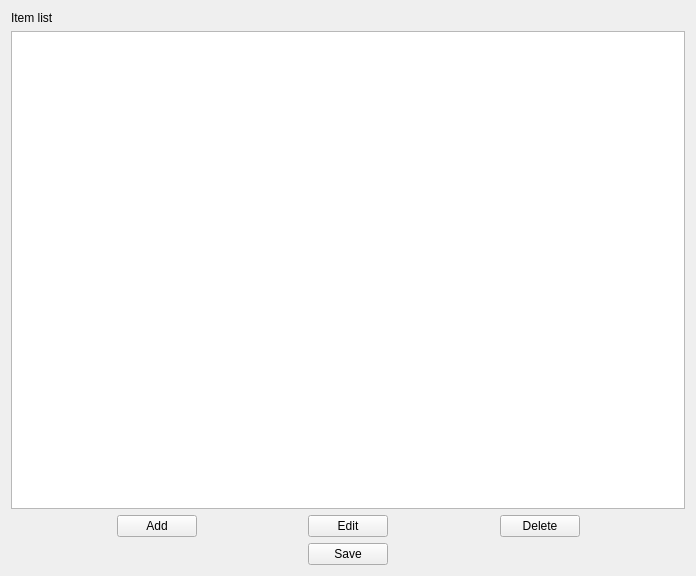
<?xml version="1.0" encoding="UTF-8"?>
<ui version="4.0">
 <class>MainWindow</class>
 <widget class="QMainWindow" name="MainWindow">
  <property name="geometry">
   <rect>
    <x>0</x>
    <y>0</y>
    <width>696</width>
    <height>576</height>
   </rect>
  </property>
  <property name="windowTitle">
   <string>Item editor</string>
  </property>
  <property name="windowIcon">
   <iconset resource="resources.qrc">
    <normaloff>:/icon.png</normaloff>:/icon.png</iconset>
  </property>
  <widget class="QWidget" name="centralWidget">
   <layout class="QHBoxLayout" name="horizontalLayout">
    <property name="spacing">
     <number>0</number>
    </property>
    <property name="margin">
     <number>0</number>
    </property>
    <item>
     <widget class="QStackedWidget" name="stackedWidget">
      <property name="currentIndex">
       <number>1</number>
      </property>
      <widget class="QWidget" name="page_welcome">
       <layout class="QVBoxLayout" name="verticalLayout">
        <item>
         <spacer name="verticalSpacer_2">
          <property name="orientation">
           <enum>Qt::Vertical</enum>
          </property>
          <property name="sizeHint" stdset="0">
           <size>
            <width>20</width>
            <height>164</height>
           </size>
          </property>
         </spacer>
        </item>
        <item>
         <layout class="QHBoxLayout" name="horizontalLayout_3">
          <item>
           <spacer name="horizontalSpacer">
            <property name="orientation">
             <enum>Qt::Horizontal</enum>
            </property>
            <property name="sizeHint" stdset="0">
             <size>
              <width>40</width>
              <height>20</height>
             </size>
            </property>
           </spacer>
          </item>
          <item>
           <widget class="QLineEdit" name="lineEditItemFile"/>
          </item>
          <item>
           <widget class="QPushButton" name="browseItemFile">
            <property name="text">
             <string>Browse</string>
            </property>
           </widget>
          </item>
          <item>
           <spacer name="horizontalSpacer_2">
            <property name="orientation">
             <enum>Qt::Horizontal</enum>
            </property>
            <property name="sizeHint" stdset="0">
             <size>
              <width>40</width>
              <height>20</height>
             </size>
            </property>
           </spacer>
          </item>
         </layout>
        </item>
        <item>
         <spacer name="verticalSpacer">
          <property name="orientation">
           <enum>Qt::Vertical</enum>
          </property>
          <property name="sizeHint" stdset="0">
           <size>
            <width>20</width>
            <height>165</height>
           </size>
          </property>
         </spacer>
        </item>
        <item>
         <layout class="QHBoxLayout" name="horizontalLayout_2">
          <item>
           <spacer name="horizontalSpacer_3">
            <property name="orientation">
             <enum>Qt::Horizontal</enum>
            </property>
            <property name="sizeHint" stdset="0">
             <size>
              <width>40</width>
              <height>20</height>
             </size>
            </property>
           </spacer>
          </item>
          <item>
           <widget class="QPushButton" name="openItemFile">
            <property name="text">
             <string>Open</string>
            </property>
           </widget>
          </item>
          <item>
           <spacer name="horizontalSpacer_4">
            <property name="orientation">
             <enum>Qt::Horizontal</enum>
            </property>
            <property name="sizeHint" stdset="0">
             <size>
              <width>40</width>
              <height>20</height>
             </size>
            </property>
           </spacer>
          </item>
         </layout>
        </item>
        <item>
         <spacer name="verticalSpacer_3">
          <property name="orientation">
           <enum>Qt::Vertical</enum>
          </property>
          <property name="sizeHint" stdset="0">
           <size>
            <width>20</width>
            <height>164</height>
           </size>
          </property>
         </spacer>
        </item>
       </layout>
      </widget>
      <widget class="QWidget" name="page_list">
       <layout class="QVBoxLayout" name="verticalLayout_3">
        <item>
         <widget class="QLabel" name="stepListTitle">
          <property name="text">
           <string>Item list</string>
          </property>
         </widget>
        </item>
        <item>
         <widget class="QListWidget" name="itemList"/>
        </item>
        <item>
         <layout class="QHBoxLayout" name="horizontalLayout_6">
          <item>
           <spacer name="horizontalSpacer_11">
            <property name="orientation">
             <enum>Qt::Horizontal</enum>
            </property>
            <property name="sizeHint" stdset="0">
             <size>
              <width>40</width>
              <height>20</height>
             </size>
            </property>
           </spacer>
          </item>
          <item>
           <widget class="QPushButton" name="itemListAdd">
            <property name="text">
             <string>Add</string>
            </property>
           </widget>
          </item>
          <item>
           <spacer name="horizontalSpacer_12">
            <property name="orientation">
             <enum>Qt::Horizontal</enum>
            </property>
            <property name="sizeHint" stdset="0">
             <size>
              <width>40</width>
              <height>20</height>
             </size>
            </property>
           </spacer>
          </item>
          <item>
           <widget class="QPushButton" name="itemListEdit">
            <property name="text">
             <string>Edit</string>
            </property>
           </widget>
          </item>
          <item>
           <spacer name="horizontalSpacer_13">
            <property name="orientation">
             <enum>Qt::Horizontal</enum>
            </property>
            <property name="sizeHint" stdset="0">
             <size>
              <width>40</width>
              <height>20</height>
             </size>
            </property>
           </spacer>
          </item>
          <item>
           <widget class="QPushButton" name="itemListDelete">
            <property name="text">
             <string>Delete</string>
            </property>
           </widget>
          </item>
          <item>
           <spacer name="horizontalSpacer_14">
            <property name="orientation">
             <enum>Qt::Horizontal</enum>
            </property>
            <property name="sizeHint" stdset="0">
             <size>
              <width>40</width>
              <height>20</height>
             </size>
            </property>
           </spacer>
          </item>
         </layout>
        </item>
        <item>
         <layout class="QHBoxLayout" name="horizontalLayout_7">
          <item>
           <spacer name="horizontalSpacer_15">
            <property name="orientation">
             <enum>Qt::Horizontal</enum>
            </property>
            <property name="sizeHint" stdset="0">
             <size>
              <width>40</width>
              <height>20</height>
             </size>
            </property>
           </spacer>
          </item>
          <item>
           <widget class="QPushButton" name="itemListSave">
            <property name="text">
             <string>Save</string>
            </property>
           </widget>
          </item>
          <item>
           <spacer name="horizontalSpacer_16">
            <property name="orientation">
             <enum>Qt::Horizontal</enum>
            </property>
            <property name="sizeHint" stdset="0">
             <size>
              <width>40</width>
              <height>20</height>
             </size>
            </property>
           </spacer>
          </item>
         </layout>
        </item>
       </layout>
      </widget>
      <widget class="QWidget" name="page_edit">
       <layout class="QVBoxLayout" name="verticalLayout_4">
        <item>
         <widget class="QTabWidget" name="tabWidget">
          <property name="currentIndex">
           <number>0</number>
          </property>
          <widget class="QWidget" name="tabGeneral">
           <attribute name="title">
            <string>General</string>
           </attribute>
           <layout class="QVBoxLayout" name="verticalLayout_2">
            <item>
             <layout class="QHBoxLayout" name="horizontalLayout_4">
              <item>
               <widget class="QLabel" name="label">
                <property name="text">
                 <string>Price (0 can't be sell):</string>
                </property>
               </widget>
              </item>
              <item>
               <widget class="QSpinBox" name="price">
                <property name="maximum">
                 <number>999999999</number>
                </property>
               </widget>
              </item>
              <item>
               <spacer name="horizontalSpacer_5">
                <property name="orientation">
                 <enum>Qt::Horizontal</enum>
                </property>
                <property name="sizeHint" stdset="0">
                 <size>
                  <width>40</width>
                  <height>20</height>
                 </size>
                </property>
               </spacer>
              </item>
             </layout>
            </item>
            <item>
             <layout class="QHBoxLayout" name="horizontalLayout_10">
              <item>
               <widget class="QLabel" name="label_4">
                <property name="text">
                 <string>Image:</string>
                </property>
               </widget>
              </item>
              <item>
               <widget class="QFrame" name="frame">
                <property name="minimumSize">
                 <size>
                  <width>120</width>
                  <height>120</height>
                 </size>
                </property>
                <property name="maximumSize">
                 <size>
                  <width>120</width>
                  <height>120</height>
                 </size>
                </property>
                <property name="frameShape">
                 <enum>QFrame::StyledPanel</enum>
                </property>
                <property name="frameShadow">
                 <enum>QFrame::Raised</enum>
                </property>
                <layout class="QHBoxLayout" name="horizontalLayout_11">
                 <property name="spacing">
                  <number>0</number>
                 </property>
                 <property name="margin">
                  <number>0</number>
                 </property>
                 <item>
                  <widget class="QLabel" name="image">
                   <property name="minimumSize">
                    <size>
                     <width>96</width>
                     <height>96</height>
                    </size>
                   </property>
                   <property name="maximumSize">
                    <size>
                     <width>96</width>
                     <height>96</height>
                    </size>
                   </property>
                   <property name="scaledContents">
                    <bool>true</bool>
                   </property>
                   <property name="alignment">
                    <set>Qt::AlignCenter</set>
                   </property>
                  </widget>
                 </item>
                </layout>
               </widget>
              </item>
              <item>
               <widget class="QPushButton" name="imageBrowse">
                <property name="text">
                 <string>Browse</string>
                </property>
               </widget>
              </item>
              <item>
               <spacer name="horizontalSpacer_7">
                <property name="orientation">
                 <enum>Qt::Horizontal</enum>
                </property>
                <property name="sizeHint" stdset="0">
                 <size>
                  <width>40</width>
                  <height>20</height>
                 </size>
                </property>
               </spacer>
              </item>
             </layout>
            </item>
            <item>
             <spacer name="verticalSpacer_4">
              <property name="orientation">
               <enum>Qt::Vertical</enum>
              </property>
              <property name="sizeHint" stdset="0">
               <size>
                <width>20</width>
                <height>362</height>
               </size>
              </property>
             </spacer>
            </item>
           </layout>
          </widget>
          <widget class="QWidget" name="tabName">
           <attribute name="title">
            <string>Name</string>
           </attribute>
           <layout class="QVBoxLayout" name="verticalLayout_5">
            <item>
             <layout class="QHBoxLayout" name="horizontalLayout_9">
              <item>
               <widget class="QLabel" name="label_2">
                <property name="text">
                 <string>Languages:</string>
                </property>
               </widget>
              </item>
              <item>
               <widget class="QComboBox" name="nameEditLanguageList"/>
              </item>
              <item>
               <widget class="QPushButton" name="nameEditLanguageAdd">
                <property name="text">
                 <string>Add</string>
                </property>
               </widget>
              </item>
              <item>
               <widget class="QPushButton" name="nameEditLanguageRemove">
                <property name="text">
                 <string>Remove</string>
                </property>
               </widget>
              </item>
              <item>
               <spacer name="horizontalSpacer_19">
                <property name="orientation">
                 <enum>Qt::Horizontal</enum>
                </property>
                <property name="sizeHint" stdset="0">
                 <size>
                  <width>40</width>
                  <height>20</height>
                 </size>
                </property>
               </spacer>
              </item>
             </layout>
            </item>
            <item>
             <widget class="QPlainTextEdit" name="namePlainTextEdit"/>
            </item>
           </layout>
          </widget>
          <widget class="QWidget" name="tabDescription">
           <attribute name="title">
            <string>Description</string>
           </attribute>
           <layout class="QVBoxLayout" name="verticalLayout_6">
            <item>
             <layout class="QHBoxLayout" name="horizontalLayout_5">
              <item>
               <widget class="QLabel" name="label_3">
                <property name="text">
                 <string>Languages:</string>
                </property>
               </widget>
              </item>
              <item>
               <widget class="QComboBox" name="descriptionEditLanguageList"/>
              </item>
              <item>
               <widget class="QPushButton" name="descriptionEditLanguageAdd">
                <property name="text">
                 <string>Add</string>
                </property>
               </widget>
              </item>
              <item>
               <widget class="QPushButton" name="descriptionEditLanguageRemove">
                <property name="text">
                 <string>Remove</string>
                </property>
               </widget>
              </item>
              <item>
               <spacer name="horizontalSpacer_6">
                <property name="orientation">
                 <enum>Qt::Horizontal</enum>
                </property>
                <property name="sizeHint" stdset="0">
                 <size>
                  <width>40</width>
                  <height>20</height>
                 </size>
                </property>
               </spacer>
              </item>
             </layout>
            </item>
            <item>
             <widget class="QPlainTextEdit" name="descriptionPlainTextEdit"/>
            </item>
           </layout>
          </widget>
         </widget>
        </item>
        <item>
         <layout class="QHBoxLayout" name="horizontalLayout_8">
          <item>
           <spacer name="horizontalSpacer_17">
            <property name="orientation">
             <enum>Qt::Horizontal</enum>
            </property>
            <property name="sizeHint" stdset="0">
             <size>
              <width>40</width>
              <height>20</height>
             </size>
            </property>
           </spacer>
          </item>
          <item>
           <widget class="QPushButton" name="stepEditBack">
            <property name="text">
             <string>Back</string>
            </property>
           </widget>
          </item>
          <item>
           <spacer name="horizontalSpacer_18">
            <property name="orientation">
             <enum>Qt::Horizontal</enum>
            </property>
            <property name="sizeHint" stdset="0">
             <size>
              <width>40</width>
              <height>20</height>
             </size>
            </property>
           </spacer>
          </item>
         </layout>
        </item>
       </layout>
      </widget>
     </widget>
    </item>
   </layout>
  </widget>
 </widget>
 <layoutdefault spacing="6" margin="11"/>
 <resources>
  <include location="resources.qrc"/>
 </resources>
 <connections/>
</ui>
